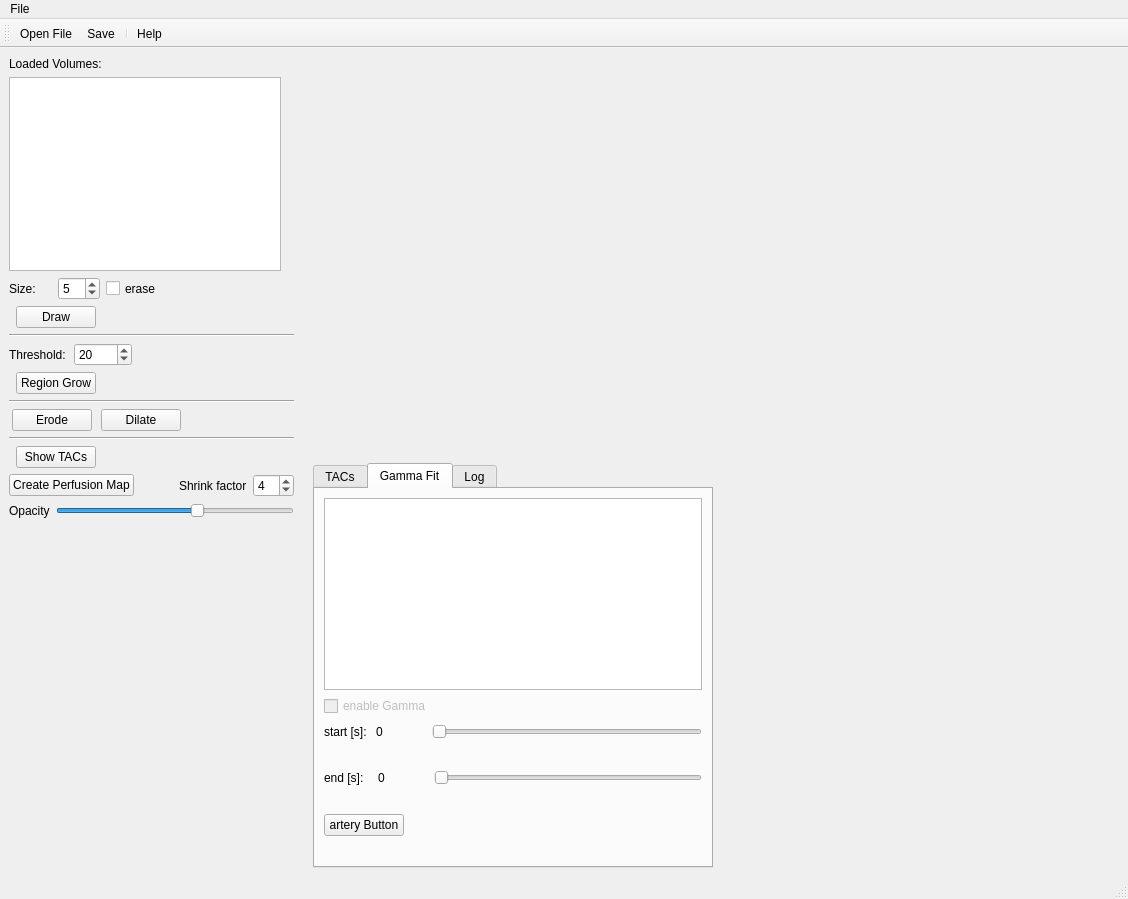
<?xml version="1.0" encoding="UTF-8"?>
<ui version="4.0">
 <class>KardioPerfusion</class>
 <widget class="QMainWindow" name="KardioPerfusion">
  <property name="geometry">
   <rect>
    <x>0</x>
    <y>0</y>
    <width>1128</width>
    <height>899</height>
   </rect>
  </property>
  <property name="windowTitle">
   <string>KardioPerfusion</string>
  </property>
  <property name="windowIcon">
   <iconset resource="../Icons/icons.qrc">
    <normaloff>:/Icons/help.png</normaloff>:/Icons/help.png</iconset>
  </property>
  <property name="iconSize">
   <size>
    <width>22</width>
    <height>22</height>
   </size>
  </property>
  <widget class="QWidget" name="centralwidget">
   <layout class="QHBoxLayout" name="horizontalLayout_7">
    <item>
     <layout class="QVBoxLayout" name="verticalLayout_6" stretch="0,0">
      <property name="sizeConstraint">
       <enum>QLayout::SetMaximumSize</enum>
      </property>
      <property name="leftMargin">
       <number>0</number>
      </property>
      <item>
       <layout class="QVBoxLayout" name="verticalLayout_5">
        <property name="sizeConstraint">
         <enum>QLayout::SetFixedSize</enum>
        </property>
        <item>
         <layout class="QVBoxLayout" name="verticalLayout_4">
          <property name="sizeConstraint">
           <enum>QLayout::SetNoConstraint</enum>
          </property>
          <property name="bottomMargin">
           <number>0</number>
          </property>
          <item>
           <widget class="QLabel" name="label">
            <property name="text">
             <string>Loaded Volumes:</string>
            </property>
           </widget>
          </item>
          <item>
           <widget class="QTreeView" name="treeView">
            <property name="sizePolicy">
             <sizepolicy hsizetype="Maximum" vsizetype="Expanding">
              <horstretch>0</horstretch>
              <verstretch>0</verstretch>
             </sizepolicy>
            </property>
            <property name="maximumSize">
             <size>
              <width>272</width>
              <height>16777215</height>
             </size>
            </property>
            <property name="contextMenuPolicy">
             <enum>Qt::CustomContextMenu</enum>
            </property>
            <property name="autoFillBackground">
             <bool>false</bool>
            </property>
            <property name="editTriggers">
             <set>QAbstractItemView::EditKeyPressed</set>
            </property>
            <property name="selectionMode">
             <enum>QAbstractItemView::ExtendedSelection</enum>
            </property>
            <attribute name="headerShowSortIndicator" stdset="0">
             <bool>false</bool>
            </attribute>
           </widget>
          </item>
         </layout>
        </item>
        <item>
         <layout class="QVBoxLayout" name="verticalLayout">
          <property name="bottomMargin">
           <number>0</number>
          </property>
          <item>
           <layout class="QHBoxLayout" name="horizontalLayout">
            <item>
             <widget class="QLabel" name="label_2">
              <property name="sizePolicy">
               <sizepolicy hsizetype="Minimum" vsizetype="Minimum">
                <horstretch>0</horstretch>
                <verstretch>0</verstretch>
               </sizepolicy>
              </property>
              <property name="minimumSize">
               <size>
                <width>0</width>
                <height>0</height>
               </size>
              </property>
              <property name="text">
               <string>Size:</string>
              </property>
             </widget>
            </item>
            <item>
             <widget class="QSpinBox" name="sb_size">
              <property name="sizePolicy">
               <sizepolicy hsizetype="Preferred" vsizetype="Fixed">
                <horstretch>0</horstretch>
                <verstretch>0</verstretch>
               </sizepolicy>
              </property>
              <property name="minimumSize">
               <size>
                <width>40</width>
                <height>20</height>
               </size>
              </property>
              <property name="minimum">
               <number>3</number>
              </property>
              <property name="maximum">
               <number>50</number>
              </property>
              <property name="value">
               <number>5</number>
              </property>
             </widget>
            </item>
            <item>
             <widget class="QCheckBox" name="cb_erase">
              <property name="sizePolicy">
               <sizepolicy hsizetype="Minimum" vsizetype="Preferred">
                <horstretch>0</horstretch>
                <verstretch>0</verstretch>
               </sizepolicy>
              </property>
              <property name="text">
               <string>erase</string>
              </property>
             </widget>
            </item>
            <item>
             <spacer name="horizontalSpacer_2">
              <property name="orientation">
               <enum>Qt::Horizontal</enum>
              </property>
              <property name="sizeType">
               <enum>QSizePolicy::Maximum</enum>
              </property>
              <property name="sizeHint" stdset="0">
               <size>
                <width>133</width>
                <height>20</height>
               </size>
              </property>
             </spacer>
            </item>
           </layout>
          </item>
          <item>
           <layout class="QHBoxLayout" name="horizontalLayout_2">
            <item>
             <widget class="QPushButton" name="btn_draw">
              <property name="sizePolicy">
               <sizepolicy hsizetype="Fixed" vsizetype="Fixed">
                <horstretch>0</horstretch>
                <verstretch>0</verstretch>
               </sizepolicy>
              </property>
              <property name="text">
               <string>Draw</string>
              </property>
              <property name="checkable">
               <bool>true</bool>
              </property>
              <property name="autoRepeat">
               <bool>false</bool>
              </property>
             </widget>
            </item>
            <item>
             <spacer name="horizontalSpacer_3">
              <property name="orientation">
               <enum>Qt::Horizontal</enum>
              </property>
              <property name="sizeType">
               <enum>QSizePolicy::Maximum</enum>
              </property>
              <property name="sizeHint" stdset="0">
               <size>
                <width>190</width>
                <height>20</height>
               </size>
              </property>
             </spacer>
            </item>
           </layout>
          </item>
          <item>
           <widget class="Line" name="line">
            <property name="sizePolicy">
             <sizepolicy hsizetype="Preferred" vsizetype="Maximum">
              <horstretch>0</horstretch>
              <verstretch>0</verstretch>
             </sizepolicy>
            </property>
            <property name="layoutDirection">
             <enum>Qt::LeftToRight</enum>
            </property>
            <property name="frameShadow">
             <enum>QFrame::Sunken</enum>
            </property>
            <property name="lineWidth">
             <number>1</number>
            </property>
            <property name="midLineWidth">
             <number>0</number>
            </property>
            <property name="orientation">
             <enum>Qt::Horizontal</enum>
            </property>
           </widget>
          </item>
         </layout>
        </item>
        <item>
         <layout class="QVBoxLayout" name="verticalLayout_2">
          <property name="bottomMargin">
           <number>0</number>
          </property>
          <item>
           <layout class="QHBoxLayout" name="horizontalLayout_3">
            <item>
             <widget class="QLabel" name="label_3">
              <property name="text">
               <string>Threshold:</string>
              </property>
             </widget>
            </item>
            <item>
             <widget class="QSpinBox" name="sb_regionGrowThreshold">
              <property name="maximum">
               <number>4000</number>
              </property>
              <property name="singleStep">
               <number>10</number>
              </property>
              <property name="value">
               <number>20</number>
              </property>
             </widget>
            </item>
            <item>
             <spacer name="horizontalSpacer">
              <property name="orientation">
               <enum>Qt::Horizontal</enum>
              </property>
              <property name="sizeType">
               <enum>QSizePolicy::Preferred</enum>
              </property>
              <property name="sizeHint" stdset="0">
               <size>
                <width>162</width>
                <height>17</height>
               </size>
              </property>
             </spacer>
            </item>
           </layout>
          </item>
          <item>
           <layout class="QHBoxLayout" name="horizontalLayout_4">
            <item>
             <widget class="QPushButton" name="btn_regionGrow">
              <property name="sizePolicy">
               <sizepolicy hsizetype="Fixed" vsizetype="Fixed">
                <horstretch>0</horstretch>
                <verstretch>0</verstretch>
               </sizepolicy>
              </property>
              <property name="text">
               <string>Region Grow</string>
              </property>
             </widget>
            </item>
            <item>
             <spacer name="horizontalSpacer_4">
              <property name="orientation">
               <enum>Qt::Horizontal</enum>
              </property>
              <property name="sizeType">
               <enum>QSizePolicy::Maximum</enum>
              </property>
              <property name="sizeHint" stdset="0">
               <size>
                <width>190</width>
                <height>20</height>
               </size>
              </property>
             </spacer>
            </item>
           </layout>
          </item>
          <item>
           <widget class="Line" name="line_2">
            <property name="sizePolicy">
             <sizepolicy hsizetype="Minimum" vsizetype="Preferred">
              <horstretch>0</horstretch>
              <verstretch>0</verstretch>
             </sizepolicy>
            </property>
            <property name="orientation">
             <enum>Qt::Horizontal</enum>
            </property>
           </widget>
          </item>
         </layout>
        </item>
        <item>
         <layout class="QVBoxLayout" name="verticalLayout_3">
          <item>
           <layout class="QHBoxLayout" name="horizontalLayout_5">
            <property name="bottomMargin">
             <number>0</number>
            </property>
            <item>
             <widget class="QPushButton" name="btn_erode">
              <property name="sizePolicy">
               <sizepolicy hsizetype="Fixed" vsizetype="Fixed">
                <horstretch>0</horstretch>
                <verstretch>0</verstretch>
               </sizepolicy>
              </property>
              <property name="text">
               <string>Erode</string>
              </property>
             </widget>
            </item>
            <item>
             <widget class="QPushButton" name="btn_dilate">
              <property name="sizePolicy">
               <sizepolicy hsizetype="Fixed" vsizetype="Fixed">
                <horstretch>0</horstretch>
                <verstretch>0</verstretch>
               </sizepolicy>
              </property>
              <property name="text">
               <string>Dilate</string>
              </property>
             </widget>
            </item>
            <item>
             <spacer name="horizontalSpacer_5">
              <property name="orientation">
               <enum>Qt::Horizontal</enum>
              </property>
              <property name="sizeType">
               <enum>QSizePolicy::Maximum</enum>
              </property>
              <property name="sizeHint" stdset="0">
               <size>
                <width>110</width>
                <height>20</height>
               </size>
              </property>
             </spacer>
            </item>
           </layout>
          </item>
         </layout>
        </item>
        <item>
         <widget class="Line" name="line_4">
          <property name="orientation">
           <enum>Qt::Horizontal</enum>
          </property>
         </widget>
        </item>
        <item>
         <layout class="QHBoxLayout" name="horizontalLayout_6">
          <item>
           <widget class="QPushButton" name="btn_analyse">
            <property name="enabled">
             <bool>true</bool>
            </property>
            <property name="sizePolicy">
             <sizepolicy hsizetype="Fixed" vsizetype="Fixed">
              <horstretch>0</horstretch>
              <verstretch>0</verstretch>
             </sizepolicy>
            </property>
            <property name="minimumSize">
             <size>
              <width>42</width>
              <height>0</height>
             </size>
            </property>
            <property name="acceptDrops">
             <bool>false</bool>
            </property>
            <property name="autoFillBackground">
             <bool>false</bool>
            </property>
            <property name="text">
             <string>Show TACs</string>
            </property>
            <property name="checkable">
             <bool>false</bool>
            </property>
            <property name="autoExclusive">
             <bool>false</bool>
            </property>
            <property name="autoDefault">
             <bool>false</bool>
            </property>
            <property name="default">
             <bool>false</bool>
            </property>
            <property name="flat">
             <bool>false</bool>
            </property>
           </widget>
          </item>
          <item>
           <spacer name="horizontalSpacer_6">
            <property name="orientation">
             <enum>Qt::Horizontal</enum>
            </property>
            <property name="sizeType">
             <enum>QSizePolicy::Maximum</enum>
            </property>
            <property name="sizeHint" stdset="0">
             <size>
              <width>190</width>
              <height>20</height>
             </size>
            </property>
           </spacer>
          </item>
         </layout>
        </item>
        <item>
         <layout class="QHBoxLayout" name="horizontalLayout_14">
          <item>
           <widget class="QPushButton" name="btn_perfusionMap">
            <property name="text">
             <string>Create Perfusion Map</string>
            </property>
           </widget>
          </item>
          <item>
           <spacer name="horizontalSpacer_10">
            <property name="orientation">
             <enum>Qt::Horizontal</enum>
            </property>
            <property name="sizeType">
             <enum>QSizePolicy::Maximum</enum>
            </property>
            <property name="sizeHint" stdset="0">
             <size>
              <width>110</width>
              <height>20</height>
             </size>
            </property>
           </spacer>
          </item>
          <item>
           <widget class="QLabel" name="label_6">
            <property name="text">
             <string>Shrink factor</string>
            </property>
           </widget>
          </item>
          <item>
           <widget class="QSpinBox" name="sb_shrinkFactor">
            <property name="minimum">
             <number>1</number>
            </property>
            <property name="value">
             <number>4</number>
            </property>
           </widget>
          </item>
         </layout>
        </item>
        <item>
         <layout class="QHBoxLayout" name="horizontalLayout_13">
          <item>
           <widget class="QLabel" name="label_7">
            <property name="text">
             <string>Opacity</string>
            </property>
           </widget>
          </item>
          <item>
           <widget class="QSlider" name="slider_opacity">
            <property name="maximum">
             <number>10</number>
            </property>
            <property name="singleStep">
             <number>1</number>
            </property>
            <property name="pageStep">
             <number>1</number>
            </property>
            <property name="value">
             <number>6</number>
            </property>
            <property name="orientation">
             <enum>Qt::Horizontal</enum>
            </property>
           </widget>
          </item>
         </layout>
        </item>
       </layout>
      </item>
      <item>
       <spacer name="verticalSpacer">
        <property name="orientation">
         <enum>Qt::Vertical</enum>
        </property>
        <property name="sizeType">
         <enum>QSizePolicy::Preferred</enum>
        </property>
        <property name="sizeHint" stdset="0">
         <size>
          <width>20</width>
          <height>350</height>
         </size>
        </property>
       </spacer>
      </item>
     </layout>
    </item>
    <item>
     <spacer name="horizontalSpacer_7">
      <property name="orientation">
       <enum>Qt::Horizontal</enum>
      </property>
      <property name="sizeType">
       <enum>QSizePolicy::MinimumExpanding</enum>
      </property>
      <property name="sizeHint" stdset="0">
       <size>
        <width>13</width>
        <height>20</height>
       </size>
      </property>
     </spacer>
    </item>
    <item>
     <layout class="QGridLayout" name="gridLayout">
      <item row="0" column="0">
       <widget class="MultiPlanarReformatWidget" name="mprView_ul" native="true">
        <property name="enabled">
         <bool>true</bool>
        </property>
        <property name="sizePolicy">
         <sizepolicy hsizetype="Preferred" vsizetype="Preferred">
          <horstretch>5</horstretch>
          <verstretch>0</verstretch>
         </sizepolicy>
        </property>
        <property name="minimumSize">
         <size>
          <width>400</width>
          <height>400</height>
         </size>
        </property>
       </widget>
      </item>
      <item row="0" column="1">
       <widget class="MultiPlanarReformatWidget" name="mprView_ur" native="true">
        <property name="enabled">
         <bool>true</bool>
        </property>
        <property name="sizePolicy">
         <sizepolicy hsizetype="Preferred" vsizetype="Preferred">
          <horstretch>0</horstretch>
          <verstretch>0</verstretch>
         </sizepolicy>
        </property>
        <property name="minimumSize">
         <size>
          <width>400</width>
          <height>400</height>
         </size>
        </property>
       </widget>
      </item>
      <item row="1" column="1">
       <widget class="MultiPlanarReformatWidget" name="mprView_lr" native="true">
        <property name="enabled">
         <bool>true</bool>
        </property>
        <property name="sizePolicy">
         <sizepolicy hsizetype="Preferred" vsizetype="Preferred">
          <horstretch>5</horstretch>
          <verstretch>0</verstretch>
         </sizepolicy>
        </property>
        <property name="minimumSize">
         <size>
          <width>400</width>
          <height>400</height>
         </size>
        </property>
       </widget>
      </item>
      <item row="1" column="0">
       <widget class="MyTabWidget" name="tw_results">
        <property name="minimumSize">
         <size>
          <width>400</width>
          <height>400</height>
         </size>
        </property>
        <property name="currentIndex">
         <number>1</number>
        </property>
        <widget class="QWidget" name="tab_tac">
         <attribute name="title">
          <string>TACs</string>
         </attribute>
         <layout class="QHBoxLayout" name="horizontalLayout_8">
          <item>
           <widget class="QwtPlot" name="qwtPlot_tac"/>
          </item>
         </layout>
        </widget>
        <widget class="QWidget" name="tab_perfResults">
         <attribute name="title">
          <string>Gamma Fit</string>
         </attribute>
         <layout class="QVBoxLayout" name="verticalLayout_7">
          <item>
           <widget class="QTableView" name="tbl_gammaFit">
            <property name="selectionMode">
             <enum>QAbstractItemView::SingleSelection</enum>
            </property>
            <property name="selectionBehavior">
             <enum>QAbstractItemView::SelectRows</enum>
            </property>
           </widget>
          </item>
          <item>
           <widget class="QCheckBox" name="cb_enableGamma">
            <property name="enabled">
             <bool>false</bool>
            </property>
            <property name="text">
             <string>enable Gamma</string>
            </property>
           </widget>
          </item>
          <item>
           <layout class="QHBoxLayout" name="horizontalLayout_9">
            <property name="sizeConstraint">
             <enum>QLayout::SetDefaultConstraint</enum>
            </property>
            <item>
             <widget class="QLabel" name="label_4">
              <property name="text">
               <string>start [s]: </string>
              </property>
             </widget>
            </item>
            <item>
             <widget class="QLabel" name="lbl_startTime">
              <property name="sizePolicy">
               <sizepolicy hsizetype="Minimum" vsizetype="Fixed">
                <horstretch>0</horstretch>
                <verstretch>0</verstretch>
               </sizepolicy>
              </property>
              <property name="minimumSize">
               <size>
                <width>50</width>
                <height>20</height>
               </size>
              </property>
              <property name="text">
               <string>0</string>
              </property>
             </widget>
            </item>
            <item>
             <widget class="QSlider" name="slider_startTime">
              <property name="enabled">
               <bool>false</bool>
              </property>
              <property name="sizePolicy">
               <sizepolicy hsizetype="Ignored" vsizetype="Fixed">
                <horstretch>5</horstretch>
                <verstretch>0</verstretch>
               </sizepolicy>
              </property>
              <property name="orientation">
               <enum>Qt::Horizontal</enum>
              </property>
             </widget>
            </item>
           </layout>
          </item>
          <item>
           <spacer name="verticalSpacer_3">
            <property name="orientation">
             <enum>Qt::Vertical</enum>
            </property>
            <property name="sizeType">
             <enum>QSizePolicy::Maximum</enum>
            </property>
            <property name="sizeHint" stdset="0">
             <size>
              <width>371</width>
              <height>20</height>
             </size>
            </property>
           </spacer>
          </item>
          <item>
           <layout class="QHBoxLayout" name="horizontalLayout_11">
            <property name="sizeConstraint">
             <enum>QLayout::SetDefaultConstraint</enum>
            </property>
            <item>
             <widget class="QLabel" name="label_5">
              <property name="text">
               <string>end [s]: </string>
              </property>
             </widget>
            </item>
            <item>
             <spacer name="horizontalSpacer_8">
              <property name="orientation">
               <enum>Qt::Horizontal</enum>
              </property>
              <property name="sizeHint" stdset="0">
               <size>
                <width>5</width>
                <height>20</height>
               </size>
              </property>
             </spacer>
            </item>
            <item>
             <widget class="QLabel" name="lbl_endTime">
              <property name="sizePolicy">
               <sizepolicy hsizetype="Minimum" vsizetype="Preferred">
                <horstretch>0</horstretch>
                <verstretch>0</verstretch>
               </sizepolicy>
              </property>
              <property name="minimumSize">
               <size>
                <width>50</width>
                <height>0</height>
               </size>
              </property>
              <property name="text">
               <string>0</string>
              </property>
             </widget>
            </item>
            <item>
             <widget class="QSlider" name="slider_endTime">
              <property name="enabled">
               <bool>false</bool>
              </property>
              <property name="sizePolicy">
               <sizepolicy hsizetype="Ignored" vsizetype="Fixed">
                <horstretch>5</horstretch>
                <verstretch>0</verstretch>
               </sizepolicy>
              </property>
              <property name="orientation">
               <enum>Qt::Horizontal</enum>
              </property>
             </widget>
            </item>
           </layout>
          </item>
          <item>
           <spacer name="verticalSpacer_4">
            <property name="orientation">
             <enum>Qt::Vertical</enum>
            </property>
            <property name="sizeType">
             <enum>QSizePolicy::Maximum</enum>
            </property>
            <property name="sizeHint" stdset="0">
             <size>
              <width>371</width>
              <height>20</height>
             </size>
            </property>
           </spacer>
          </item>
          <item>
           <layout class="QHBoxLayout" name="horizontalLayout_12">
            <item>
             <widget class="SegmentSelectButton" name="btn_arteryInput">
              <property name="sizePolicy">
               <sizepolicy hsizetype="Fixed" vsizetype="Fixed">
                <horstretch>75</horstretch>
                <verstretch>0</verstretch>
               </sizepolicy>
              </property>
              <property name="text">
               <string>artery Button</string>
              </property>
             </widget>
            </item>
            <item>
             <spacer name="horizontalSpacer_9">
              <property name="orientation">
               <enum>Qt::Horizontal</enum>
              </property>
              <property name="sizeType">
               <enum>QSizePolicy::Expanding</enum>
              </property>
              <property name="sizeHint" stdset="0">
               <size>
                <width>236</width>
                <height>20</height>
               </size>
              </property>
             </spacer>
            </item>
           </layout>
          </item>
          <item>
           <spacer name="verticalSpacer_2">
            <property name="orientation">
             <enum>Qt::Vertical</enum>
            </property>
            <property name="sizeHint" stdset="0">
             <size>
              <width>20</width>
              <height>20</height>
             </size>
            </property>
           </spacer>
          </item>
         </layout>
        </widget>
        <widget class="QWidget" name="tab_log">
         <attribute name="title">
          <string>Log</string>
         </attribute>
         <layout class="QHBoxLayout" name="horizontalLayout_10">
          <item>
           <widget class="QTextEdit" name="textEdit_2"/>
          </item>
         </layout>
        </widget>
       </widget>
      </item>
     </layout>
    </item>
   </layout>
  </widget>
  <widget class="QMenuBar" name="menubar">
   <property name="geometry">
    <rect>
     <x>0</x>
     <y>0</y>
     <width>1128</width>
     <height>21</height>
    </rect>
   </property>
   <widget class="QMenu" name="menuFile">
    <property name="title">
     <string>File</string>
    </property>
    <addaction name="actionOpenFile"/>
    <addaction name="actionSave"/>
    <addaction name="separator"/>
    <addaction name="actionHelp"/>
    <addaction name="actionExit"/>
   </widget>
   <addaction name="menuFile"/>
  </widget>
  <widget class="QStatusBar" name="statusbar"/>
  <widget class="QToolBar" name="toolBar">
   <property name="orientation">
    <enum>Qt::Horizontal</enum>
   </property>
   <property name="iconSize">
    <size>
     <width>22</width>
     <height>22</height>
    </size>
   </property>
   <attribute name="toolBarArea">
    <enum>TopToolBarArea</enum>
   </attribute>
   <attribute name="toolBarBreak">
    <bool>false</bool>
   </attribute>
   <addaction name="actionOpenFile"/>
   <addaction name="actionSave"/>
   <addaction name="separator"/>
   <addaction name="actionHelp"/>
  </widget>
  <action name="actionOpenFile">
   <property name="enabled">
    <bool>true</bool>
   </property>
   <property name="icon">
    <iconset resource="../Icons/icons.qrc">
     <normaloff>:/Icons/fileopen.png</normaloff>:/Icons/fileopen.png</iconset>
   </property>
   <property name="text">
    <string>Open File...</string>
   </property>
  </action>
  <action name="actionExit">
   <property name="icon">
    <iconset>
     <normaloff>C:/Users/freyec/.designer/backup</normaloff>C:/Users/freyec/.designer/backup</iconset>
   </property>
   <property name="text">
    <string>Exit</string>
   </property>
  </action>
  <action name="actionPrint">
   <property name="icon">
    <iconset resource="../Icons/icons.qrc">
     <normaloff>:/Icons/print.png</normaloff>:/Icons/print.png</iconset>
   </property>
   <property name="text">
    <string>Print</string>
   </property>
  </action>
  <action name="actionHelp">
   <property name="icon">
    <iconset resource="../Icons/icons.qrc">
     <normaloff>:/Icons/help.png</normaloff>:/Icons/help.png</iconset>
   </property>
   <property name="text">
    <string>Help</string>
   </property>
  </action>
  <action name="actionSave">
   <property name="icon">
    <iconset resource="../Icons/icons.qrc">
     <normaloff>:/Icons/filesave.png</normaloff>:/Icons/filesave.png</iconset>
   </property>
   <property name="text">
    <string>Save</string>
   </property>
  </action>
 </widget>
 <customwidgets>
  <customwidget>
   <class>QwtPlot</class>
   <extends>QFrame</extends>
   <header>qwt_plot.h</header>
   <container>1</container>
  </customwidget>
  <customwidget>
   <class>MultiPlanarReformatWidget</class>
   <extends></extends>
   <header>multiplanarreformatwidget.h</header>
   <slots>
    <signal>doubleClicked()</signal>
   </slots>
  </customwidget>
  <customwidget>
   <class>MyTabWidget</class>
   <extends>QTabWidget</extends>
   <header>mytabwidget.h</header>
   <container>1</container>
  </customwidget>
  <customwidget>
   <class>SegmentSelectButton</class>
   <extends>QPushButton</extends>
   <header>segmentselectbutton.h</header>
  </customwidget>
 </customwidgets>
 <resources>
  <include location="../Icons/icons.qrc"/>
 </resources>
 <connections>
  <connection>
   <sender>slider_startTime</sender>
   <signal>valueChanged(int)</signal>
   <receiver>KardioPerfusion</receiver>
   <slot>sliderStartValue_changed()</slot>
   <hints>
    <hint type="sourcelabel">
     <x>697</x>
     <y>734</y>
    </hint>
    <hint type="destinationlabel">
     <x>213</x>
     <y>710</y>
    </hint>
   </hints>
  </connection>
  <connection>
   <sender>slider_endTime</sender>
   <signal>valueChanged(int)</signal>
   <receiver>KardioPerfusion</receiver>
   <slot>sliderEndValue_changed()</slot>
   <hints>
    <hint type="sourcelabel">
     <x>697</x>
     <y>782</y>
    </hint>
    <hint type="destinationlabel">
     <x>254</x>
     <y>786</y>
    </hint>
   </hints>
  </connection>
  <connection>
   <sender>tbl_gammaFit</sender>
   <signal>clicked(QModelIndex)</signal>
   <receiver>KardioPerfusion</receiver>
   <slot>tableGamma_clicked(QModelIndex)</slot>
   <hints>
    <hint type="sourcelabel">
     <x>698</x>
     <y>685</y>
    </hint>
    <hint type="destinationlabel">
     <x>225</x>
     <y>626</y>
    </hint>
   </hints>
  </connection>
  <connection>
   <sender>cb_enableGamma</sender>
   <signal>toggled(bool)</signal>
   <receiver>KardioPerfusion</receiver>
   <slot>cb_enableGamma_toggled()</slot>
   <hints>
    <hint type="sourcelabel">
     <x>698</x>
     <y>708</y>
    </hint>
    <hint type="destinationlabel">
     <x>244</x>
     <y>690</y>
    </hint>
   </hints>
  </connection>
  <connection>
   <sender>slider_opacity</sender>
   <signal>valueChanged(int)</signal>
   <receiver>KardioPerfusion</receiver>
   <slot>slider_opacity_changed()</slot>
   <hints>
    <hint type="sourcelabel">
     <x>150</x>
     <y>523</y>
    </hint>
    <hint type="destinationlabel">
     <x>168</x>
     <y>559</y>
    </hint>
   </hints>
  </connection>
 </connections>
 <slots>
  <slot>on_btn_draw_clicked()</slot>
  <slot>on_btn_regionGrow_clicked()</slot>
  <slot>on_btn_erode_clicked()</slot>
  <slot>on_btn_dilate_clicked()</slot>
  <slot>on_btn_cannyEdges_clicked()</slot>
  <slot>on_btn_analyse_clicked()</slot>
  <slot>on_mprWidget_doubleClicked()</slot>
  <slot>sliderStartValue_changed()</slot>
  <slot>sliderEndValue_changed()</slot>
  <slot>tableGamma_clicked(QModelIndex)</slot>
  <slot>cb_enableGamma_toggled()</slot>
  <slot>slider_opacity_changed()</slot>
 </slots>
</ui>
